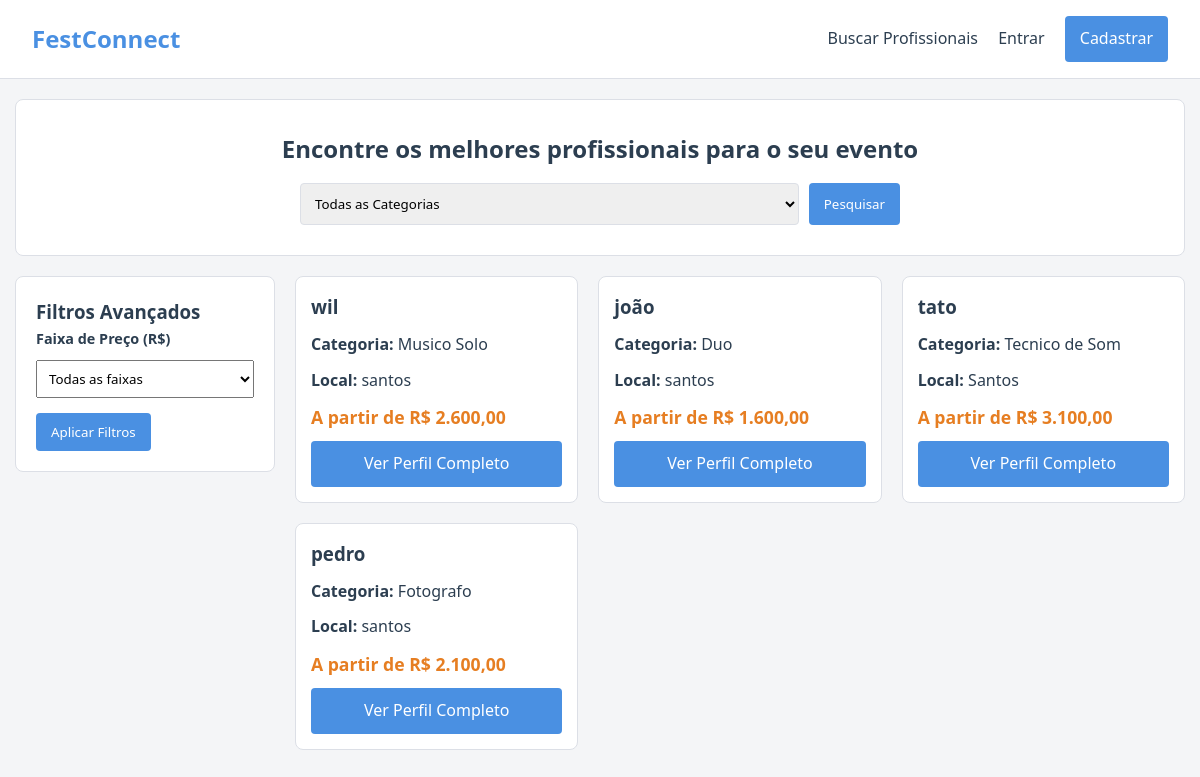
The page / on the database its author committed.
### tables this page shows
CREATE TABLE IF NOT EXISTS `perfis_profissionais` (
  `id` int NOT NULL AUTO_INCREMENT,
  `usuario_id` int NOT NULL,
  `categoria` enum('DJ','Banda','Musico Solo','Duo','Fotografo','Tecnico de Som','Iluminacao','Cerimonialista') NOT NULL,
  `descricao` text,
  `localizacao` varchar(100) NOT NULL,
  `faixa_preco` decimal(10,2) NOT NULL DEFAULT '0.00',
  `contato_whatsapp` varchar(20) DEFAULT NULL,
  PRIMARY KEY (`id`),
  KEY `usuario_id` (`usuario_id`)
);

CREATE TABLE IF NOT EXISTS `usuarios` (
  `id` int NOT NULL AUTO_INCREMENT,
  `nome` varchar(100) NOT NULL,
  `email` varchar(100) NOT NULL,
  `senha` varchar(255) NOT NULL,
  `tipo` enum('cliente','profissional') NOT NULL DEFAULT 'cliente',
  `criado_em` timestamp NULL DEFAULT CURRENT_TIMESTAMP,
  PRIMARY KEY (`id`),
  UNIQUE KEY `email` (`email`)
);

### index.php (the view, shortened to what this page needs)
<?php
require_once 'config/database.php';
require_once 'includes/header.php';
$sql = "SELECT p.*, u.nome FROM perfis_profissionais p
        JOIN usuarios u ON p.usuario_id = u.id WHERE 1=1";
$params = [];
$stmt = $pdo->prepare($sql);
$stmt->execute($params);
$profissionais = $stmt->fetchAll();
?>
<section class="hero-search">
    <h2>Encontre os melhores profissionais para o seu evento</h2>
    <form class="search-form" method="GET" action="index.php">
        <select name="categoria">
            <option value="">Todas as Categorias</option>
        </select>
        <button type="submit" class="btn">Pesquisar</button>
    </form>
</section>
<div class="main-content">
    <aside class="filters">
        <h3>Filtros Avançados</h3>
        <form method="GET" action="index.php">
<div class="filter-group">
    <label for="faixa_preco">Faixa de Preço (R$)</label>
    <select name="faixa_preco" id="faixa_preco" style="width: 100%; padding: 8px; margin-top: 5px;">
        <option value="">Todas as faixas</option>
    </select>
</div>
            <button type="submit" class="btn">Aplicar Filtros</button>
        </form>
    </aside>
    <main class="cards-grid">
        <?php if (count($profissionais) > 0): ?>
            <?php foreach ($profissionais as $prof): ?>
                <article class="card">
                    <h3><?php echo htmlspecialchars($prof['nome']); ?></h3>
                    <p><strong>Categoria:</strong> <?php echo htmlspecialchars($prof['categoria']); ?></p>
                    <p><strong>Local:</strong> <?php echo htmlspecialchars($prof['localizacao']); ?></p>
                    <div class="card-price">A partir de R$ <?php echo number_format($prof['faixa_preco'], 2, ',', '.'); ?></div>
                    <a href="perfil.php?id=<?php echo $prof['id']; ?>" class="btn">Ver Perfil Completo</a>
                </article>
            <?php endforeach; ?>
        <?php else: ?>
            <p>Nenhum profissional encontrado com os critérios selecionados.</p>
        <?php endif; ?>
    </main>
</div>
</div>
</body>
</html>

### assets/css/style.css (style rules this page uses)
:root { --primary-color: #4a90e2; --primary-hover: #357abd; --bg-color: #f4f5f7; --card-bg: #ffffff; --text-color: #2c3e50; --border-color: #dcdfe6; --accent-color: #e67e22; }
* { box-sizing: border-box; margin: 0; padding: 0; font-family: 'Segoe UI', Tahoma, Geneva, Verdana, sans-serif; }
body { background-color: var(--bg-color); color: var(--text-color); line-height: 1.6; }
.hero-search { background: var(--card-bg); border: 1px solid var(--border-color); padding: 30px; text-align: center; border-radius: 8px; margin-bottom: 20px; }
.search-form { display: flex; gap: 10px; max-width: 600px; margin: 15px auto 0; flex-wrap: wrap; }
.search-form input, .search-form select { flex: 1; min-width: 150px; padding: 10px; border: 1px solid var(--border-color); border-radius: 4px; }
.main-content { display: grid; grid-template-columns: 260px 1fr; gap: 20px; }
.filters { background: var(--card-bg); border: 1px solid var(--border-color); padding: 20px; border-radius: 8px; height: fit-content; }
.filter-group { margin-bottom: 15px; }
.filter-group label { display: block; font-size: 0.9rem; font-weight: bold; margin-bottom: 5px; }
.cards-grid { display: grid; grid-template-columns: repeat(auto-fill, minmax(260px, 1fr)); gap: 20px; }
.card { background: var(--card-bg); border: 1px solid var(--border-color); padding: 15px; border-radius: 8px; display: flex; flex-direction: column; gap: 10px; }
.card-price { font-weight: bold; color: var(--accent-color); font-size: 1.1rem; }
.btn { display: inline-block; padding: 10px 15px; background: var(--primary-color); color: white; text-decoration: none; border-radius: 4px; border: none; cursor: pointer; text-align: center; }

### rows shown on the page
perfis_profissionais: usuario.nome "wil", categoria "Musico Solo", localizacao "santos", faixa_preco "2.600,00"
perfis_profissionais: usuario.nome "joão", categoria "Duo", localizacao "santos", faixa_preco "1.600,00"
perfis_profissionais: usuario.nome "tato", categoria "Tecnico de Som", localizacao "Santos", faixa_preco "3.100,00"
perfis_profissionais: usuario.nome "pedro", categoria "Fotografo", localizacao "santos", faixa_preco "2.100,00"
